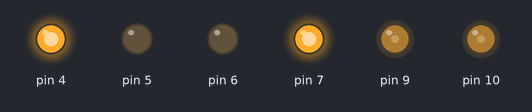
A sketch run on a simulated Arduino Uno, built with avr-gcc and run on an emulated ATmega328P. Parts: output pins drawn as LEDs (lit = HIGH).

Above: at 0.05 s.
At 5.05 s:
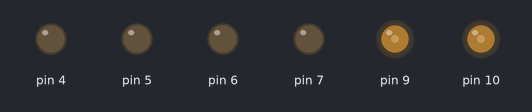
At 10.15 s:
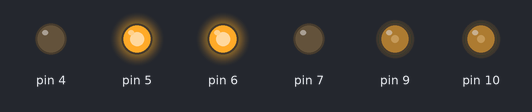
At 25.15 s:
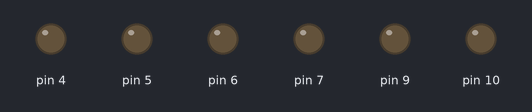
Timing chart, 0 to 32.8 s (numbered marks = the images above):
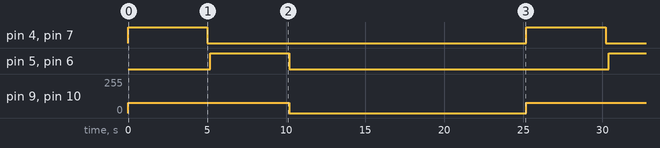

Measured:
- by itself, pin 4–7: alternates HIGH for 5.0 s and LOW for 20.2 s
- by itself, pin 9, pin 10: alternates 77/255 for 10.2 s and 0/255 for 15.0 s

The sketch:

Drive_System_Test.ino
```cpp
void setup() {
  pinMode(4, OUTPUT);
  pinMode(5, OUTPUT);
  pinMode(6, OUTPUT);
  pinMode(7, OUTPUT);
  pinMode(9, OUTPUT);
  pinMode(10, OUTPUT);
}

void loop() {
  int speed = 77; // 30% of 255

  // Forward
  digitalWrite(4, HIGH);
  digitalWrite(5, LOW);
  digitalWrite(6, LOW);  // Motor 2 flipped
  digitalWrite(7, HIGH);
  analogWrite(9, speed);
  analogWrite(10, speed);
  delay(5000);

  // Brake before reversing
  digitalWrite(4, LOW);
  digitalWrite(5, LOW);
  digitalWrite(6, LOW);
  digitalWrite(7, LOW);
  delay(200);

  // Reverse
  digitalWrite(4, LOW);
  digitalWrite(5, HIGH);
  digitalWrite(6, HIGH);  // Motor 2 flipped
  digitalWrite(7, LOW);
  analogWrite(9, speed);
  analogWrite(10, speed);
  delay(5000);

  // STOP for 15 seconds
  digitalWrite(4, LOW);
  digitalWrite(5, LOW);
  digitalWrite(6, LOW);
  digitalWrite(7, LOW);
  analogWrite(9, 0);
  analogWrite(10, 0);
  delay(15000);
}
```
